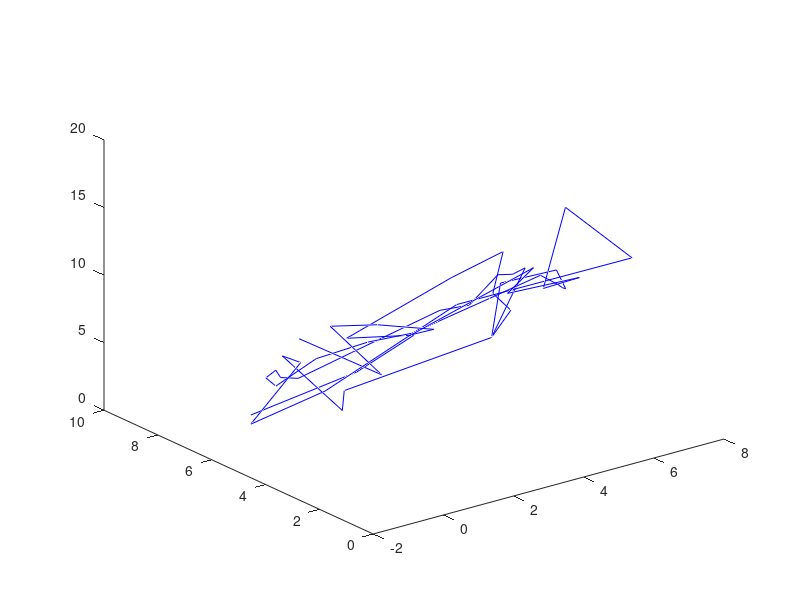

Source code (MATLAB):
a=importdata('output.txt');

for i=1:size(a,1)
    if(a(i,1)==1)
        count=1;
        for j=1:50
            x(i,j)=a(i,count+1);
            y(i,j)=a(i,count+2);
            z(i,j)=a(i,count+3);
            count=(j*3)+1;
        end
        plot3(x(i,:),y(i,:),z(i,:),'r')
        hold on;
    end
    if(a(i,1)==2)
         count=1;
        for j=1:50
            x(i,j)=a(i,count+1);
            y(i,j)=a(i,count+2);
            z(i,j)=a(i,count+3);
            count=(j*3)+1;
        end
        plot3(x(i,:),y(i,:),z(i,:),'b')
        hold on;
    end
    if(a(i,1)==3)
         count=1;
        for j=1:50
            x(i,j)=a(i,count+1);
            y(i,j)=a(i,count+2);
            z(i,j)=a(i,count+3);
            count=(j*3)+1;
        end
        plot3(x(i,:),y(i,:),z(i,:),'g')
        hold on;
    end
end